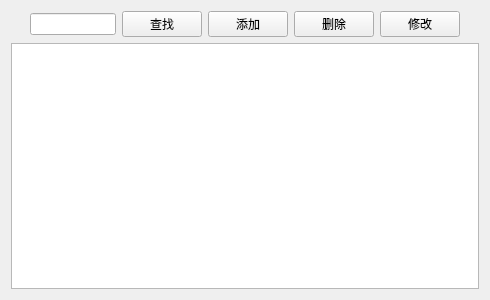
<?xml version="1.0" encoding="UTF-8"?>
<ui version="4.0">
 <class>DocWidget</class>
 <widget class="QWidget" name="DocWidget">
  <property name="geometry">
   <rect>
    <x>0</x>
    <y>0</y>
    <width>490</width>
    <height>300</height>
   </rect>
  </property>
  <property name="windowTitle">
   <string>Form</string>
  </property>
  <layout class="QVBoxLayout" name="verticalLayout">
   <item>
    <layout class="QHBoxLayout" name="horizontalLayout">
     <item>
      <spacer name="horizontalSpacer_2">
       <property name="orientation">
        <enum>Qt::Orientation::Horizontal</enum>
       </property>
       <property name="sizeHint" stdset="0">
        <size>
         <width>40</width>
         <height>20</height>
        </size>
       </property>
      </spacer>
     </item>
     <item>
      <widget class="QLineEdit" name="lineEdit"/>
     </item>
     <item>
      <widget class="QPushButton" name="searchBtn">
       <property name="text">
        <string>查找</string>
       </property>
      </widget>
     </item>
     <item>
      <widget class="QPushButton" name="addBtn">
       <property name="text">
        <string>添加</string>
       </property>
      </widget>
     </item>
     <item>
      <widget class="QPushButton" name="delBtn">
       <property name="text">
        <string>删除</string>
       </property>
      </widget>
     </item>
     <item>
      <widget class="QPushButton" name="editBtn">
       <property name="text">
        <string>修改</string>
       </property>
      </widget>
     </item>
     <item>
      <spacer name="horizontalSpacer">
       <property name="orientation">
        <enum>Qt::Orientation::Horizontal</enum>
       </property>
       <property name="sizeHint" stdset="0">
        <size>
         <width>40</width>
         <height>20</height>
        </size>
       </property>
      </spacer>
     </item>
    </layout>
   </item>
   <item>
    <widget class="QTableView" name="tableView"/>
   </item>
  </layout>
 </widget>
 <resources/>
 <connections/>
</ui>
